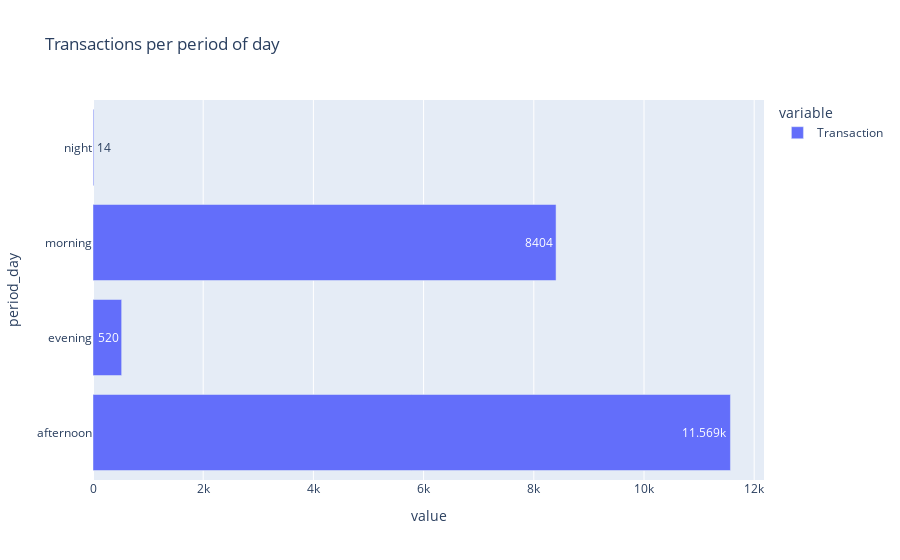

The code cell stored with this chart in its notebook:
### Code cell
fig = px.bar(
    data_frame=period_day,
    title="Transactions per period of day",
    text_auto=True,
    orientation="h",
)
fig.show()

### Figure 1 — Plotly figure (JSON) as saved in the notebook; plotly's stock layout.template omitted (floating-point values rounded to 4 significant figures)
{"data": [{"alignmentgroup": "True", "hovertemplate": "variable=Transaction<br>value=%{x}<br>period_day=%{y}<extra></extra>", "legendgroup": "Transaction", "marker": {"color": "#636efa", "pattern": {"shape": ""}}, "name": "Transaction", "offsetgroup": "Transaction", "orientation": "h", "showlegend": true, "textposition": "auto", "texttemplate": "%{x}", "type": "bar", "x": [11569, 520, 8404, 14], "xaxis": "x", "y": ["afternoon", "evening", "morning", "night"], "yaxis": "y"}], "layout": {"barmode": "relative", "legend": {"title": {"text": "variable"}, "tracegroupgap": 0}, "title": {"text": "Transactions per period of day"}, "xaxis": {"anchor": "y", "domain": [0, 1], "title": {"text": "value"}}, "yaxis": {"anchor": "x", "domain": [0, 1], "title": {"text": "period_day"}}}}
